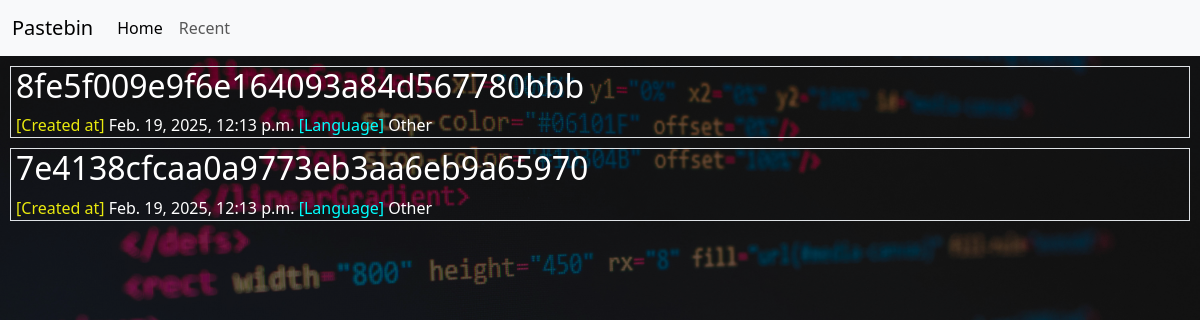
The app's page /recent/, older data.
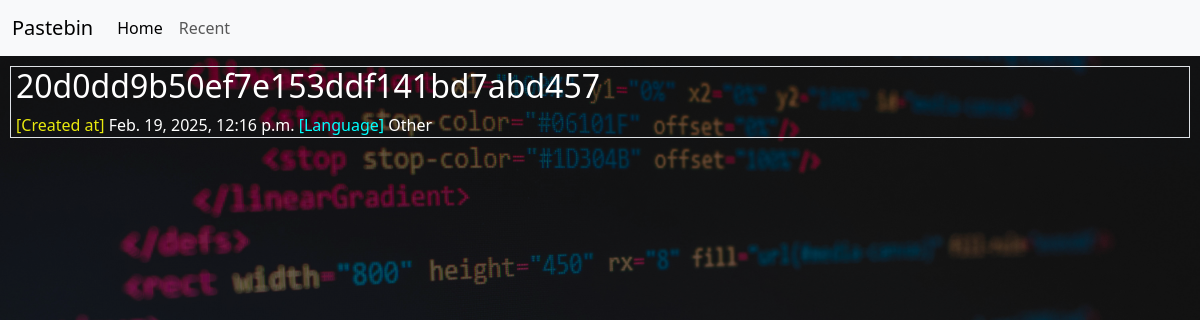
The same page, newer data.
### paste/models.py (models this page shows, shortened)
class Paste(models.Model):
    uid = models.UUIDField(primary_key=True, default=uuid.uuid4)
    title = models.CharField(max_length=128, default=rand_title)
    language = models.CharField(max_length=10, choices=Language.choices,
                                default=Language.Other)
    created_at = models.DateTimeField(auto_now_add=True)
    text = models.TextField()

### paste/views.py (the view)
# urls.py: path("recent/", views.recent, name="recent")
def recent(request):
    try:
        ordered_paste = Paste.objects.order_by("-created_at")[:10] # get latest 10 pastes
        return render(request, "paste_list.html", {"paste_list": ordered_paste})
    except:
        return render(request, "404.html")

### paste/templates/paste_list.html (shortened to what this page needs)
{% extends "base.html" %}
{% block main %}
    <div id="submissions">
        {%for pastes in paste_list %}
        <div class="submission border">
            <h2><a href="../paste/{{pastes.uid}}">{{pastes.title}}</a></h2>
            <p><span style="color: rgb(233, 233, 14);">[Created at]</span> {{pastes.created_at}}</p>
            <p><span style="color: cyan;">[Language]</span> {{pastes.language}}</p>
        </div>
        {% endfor %}
    </div>
{% endblock %}

Row changes from the older to the newer data that the page shows:
removed Paste: title "8fe5f009e9f6e164093a84d567780bbb", created_at "Feb. 19, 2025, 12:13 p.m.", language "Other"
removed Paste: title "7e4138cfcaa0a9773eb3aa6eb9a65970", created_at "Feb. 19, 2025, 12:13 p.m.", language "Other"
added Paste: title "20d0dd9b50ef7e153ddf141bd7abd457", created_at "Feb. 19, 2025, 12:16 p.m.", language "Other"
